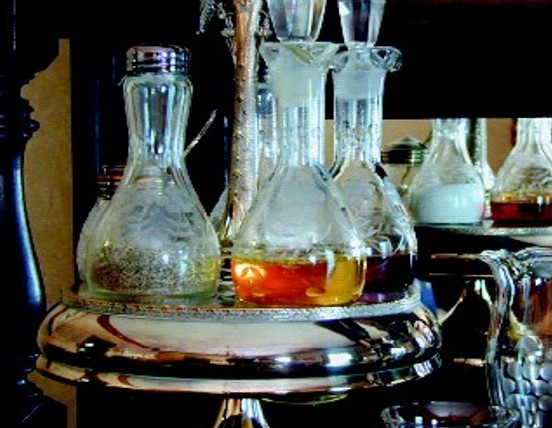
#> input picture test4/Fig6.png, 552 x 428 px
$ python test4final2.py
#> lines starting #> are read from the running program, lines starting #| are printed output that depends on the picture
#B、G、R空间逐一做均衡化处理
import cv2
import numpy as np

img = cv2.imread('Fig6.png')
#> img is the input picture: shape (428, 552, 3); mean B, G, R 73.7, 79.8, 75.9
#分离
(b, g, r) = cv2.split(img)
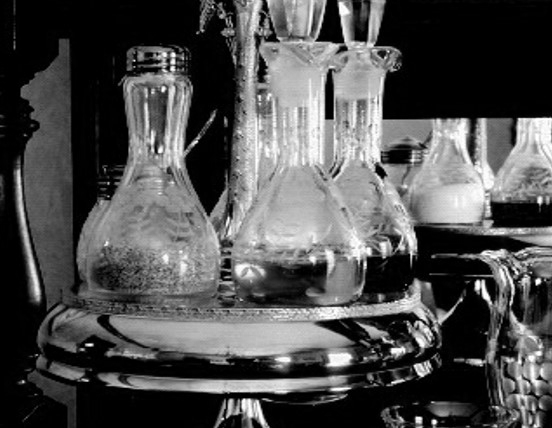
#> g: shape (428, 552); min 0, max 255, mean 79.8
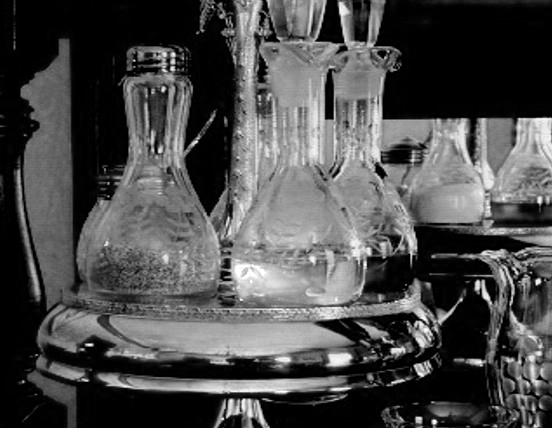
#> r: shape (428, 552); min 0, max 255, mean 75.9
beq = cv2.equalizeHist(b)
geq = cv2.equalizeHist(g)
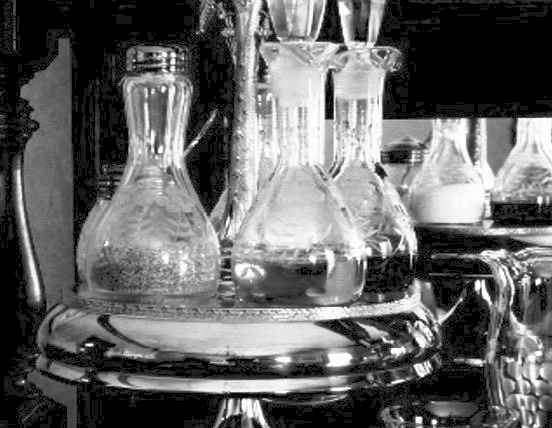
#> geq: shape (428, 552); min 0, max 255, mean 100.7
req = cv2.equalizeHist(r)
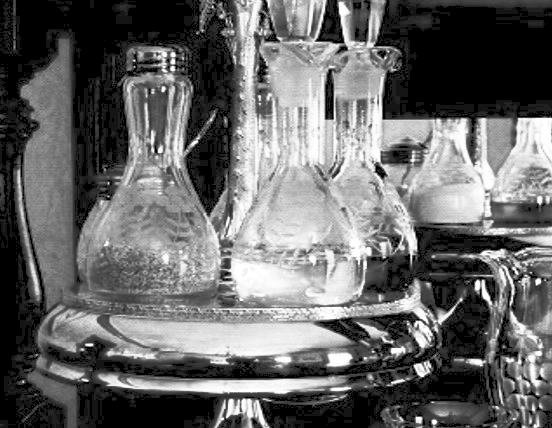
#> req: shape (428, 552); min 0, max 255, mean 103.4
# 合并每一个通道
result1 = cv2.merge((beq, g, r))
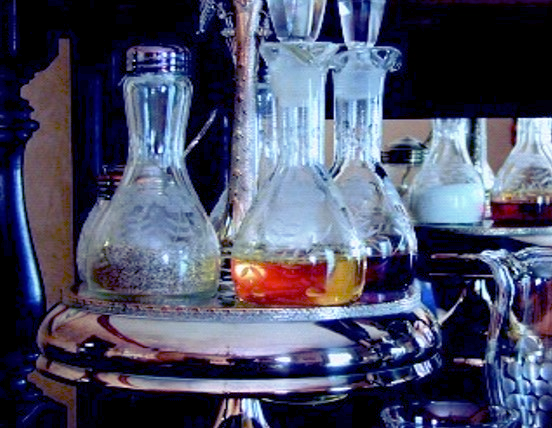
#> result1: shape (428, 552, 3); mean B, G, R 103.1, 79.8, 75.9
result2 = cv2.merge((b, geq, r))
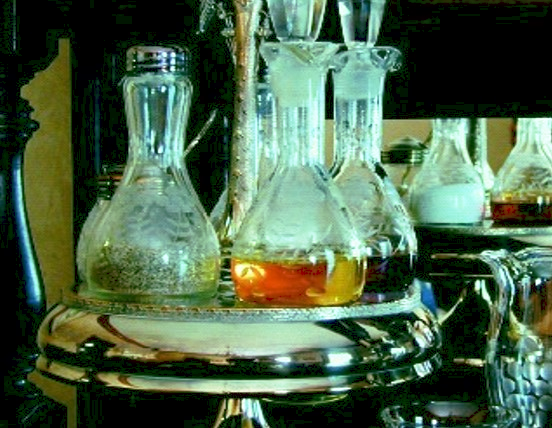
#> result2: shape (428, 552, 3); mean B, G, R 73.7, 100.7, 75.9
result3 = cv2.merge((b, g, req))
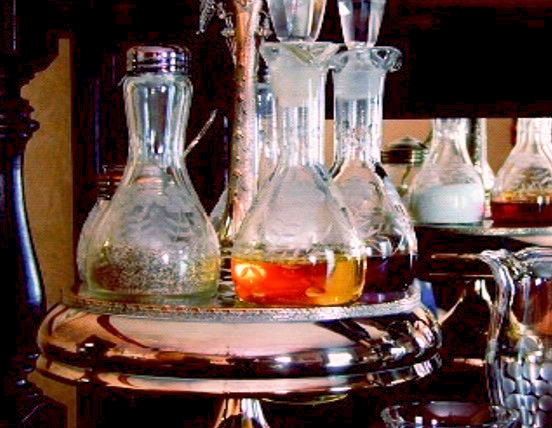
#> result3: shape (428, 552, 3); mean B, G, R 73.7, 79.8, 103.4

cv2.imshow('image', img)
cv2.imshow('image1', result1)
cv2.imshow('image2', result2)
cv2.imshow('image3', result3)
cv2.waitKey(0)
